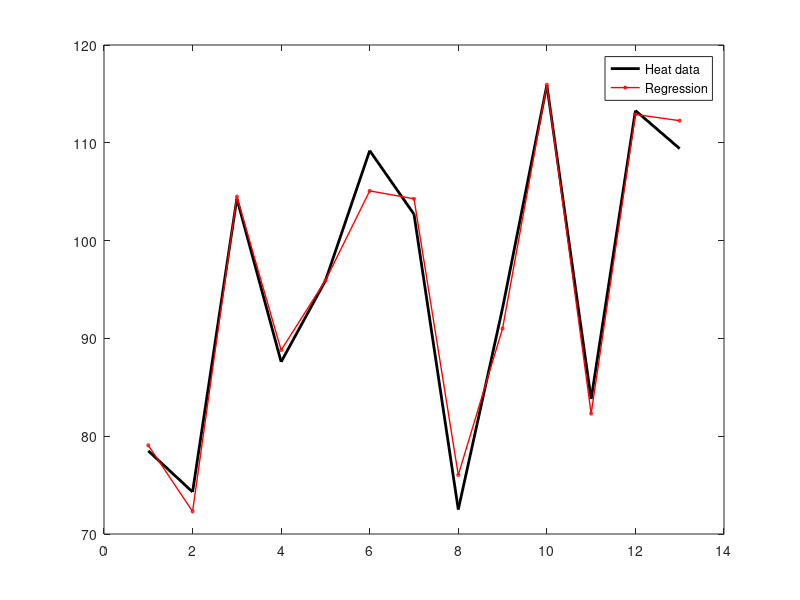

Here is the MATLAB script that generated this plot:
clear all, close all, clc

load hald;
A = ingredients;
b = heat;

[U, S, V] = svd(A, 'econ');
x = V*inv(S)*U'*b;


plot(b, 'k' , 'LineWidth', 2);  hold on
plot(A*x, 'r-o',  'LineWidth', 1, 'MarkerSize',2);
legend('Heat data', 'Regression')

%% Altnetive1 (regress)
x = regress(b,A)

%% Altnetive 2(pinv)
x = pinv(A)*b

%% Altnetive 3(Normal equation)
x = inv(A'*A)*A'*b
